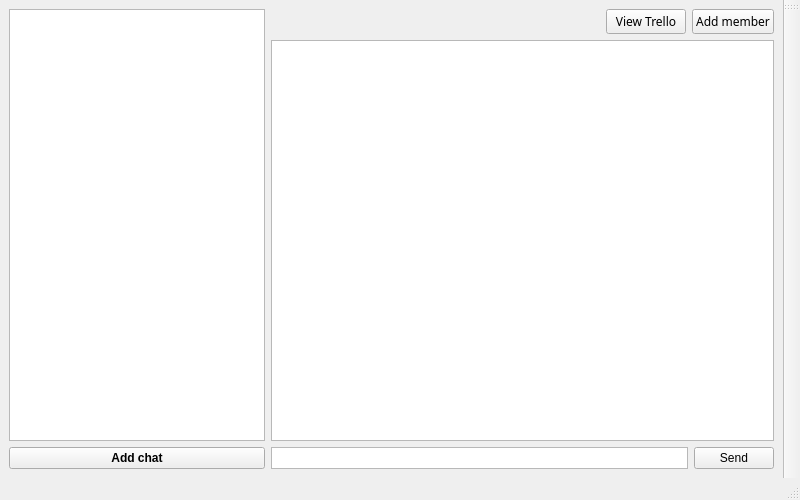
<?xml version="1.0" encoding="UTF-8"?>
<ui version="4.0">
 <class>MainWindow</class>
 <widget class="QMainWindow" name="MainWindow">
  <property name="geometry">
   <rect>
    <x>0</x>
    <y>0</y>
    <width>800</width>
    <height>500</height>
   </rect>
  </property>
  <property name="windowTitle">
   <string>MainWindow</string>
  </property>
  <widget class="QWidget" name="centralwidget">
   <layout class="QGridLayout" name="gridLayout_2">
    <property name="sizeConstraint">
     <enum>QLayout::SetMaximumSize</enum>
    </property>
    <item row="0" column="0">
     <layout class="QVBoxLayout" name="verticalLayout_3">
      <property name="sizeConstraint">
       <enum>QLayout::SetDefaultConstraint</enum>
      </property>
      <item>
       <widget class="QListWidget" name="listWidget_2">
        <property name="sizePolicy">
         <sizepolicy hsizetype="Maximum" vsizetype="Expanding">
          <horstretch>0</horstretch>
          <verstretch>0</verstretch>
         </sizepolicy>
        </property>
       </widget>
      </item>
      <item>
       <widget class="QPushButton" name="AddChatButton">
        <property name="font">
         <font>
          <family>Microsoft JhengHei UI</family>
          <bold>true</bold>
         </font>
        </property>
        <property name="text">
         <string>Add chat</string>
        </property>
       </widget>
      </item>
     </layout>
    </item>
    <item row="0" column="1">
     <layout class="QGridLayout" name="gridLayout" rowstretch="0,0,0,0,0">
      <property name="sizeConstraint">
       <enum>QLayout::SetDefaultConstraint</enum>
      </property>
      <item row="1" column="0">
       <layout class="QHBoxLayout" name="horizontalLayout_2">
        <item>
         <widget class="QLabel" name="label">
          <property name="font">
           <font>
            <pointsize>15</pointsize>
           </font>
          </property>
          <property name="autoFillBackground">
           <bool>true</bool>
          </property>
          <property name="text">
           <string/>
          </property>
         </widget>
        </item>
        <item>
         <widget class="QPushButton" name="viewBoardsButton">
          <property name="sizePolicy">
           <sizepolicy hsizetype="Fixed" vsizetype="Fixed">
            <horstretch>0</horstretch>
            <verstretch>0</verstretch>
           </sizepolicy>
          </property>
          <property name="font">
           <font>
            <family>Microsoft JhengHei</family>
            <bold>false</bold>
           </font>
          </property>
          <property name="text">
           <string>View Trello</string>
          </property>
         </widget>
        </item>
        <item>
         <widget class="QPushButton" name="memberButton">
          <property name="sizePolicy">
           <sizepolicy hsizetype="Fixed" vsizetype="Fixed">
            <horstretch>0</horstretch>
            <verstretch>0</verstretch>
           </sizepolicy>
          </property>
          <property name="font">
           <font>
            <family>Microsoft JhengHei</family>
            <bold>false</bold>
           </font>
          </property>
          <property name="text">
           <string>Add member</string>
          </property>
         </widget>
        </item>
       </layout>
      </item>
      <item row="3" column="0">
       <widget class="QListWidget" name="listWidget">
        <property name="sizePolicy">
         <sizepolicy hsizetype="Expanding" vsizetype="Expanding">
          <horstretch>0</horstretch>
          <verstretch>0</verstretch>
         </sizepolicy>
        </property>
       </widget>
      </item>
      <item row="4" column="0">
       <layout class="QHBoxLayout" name="horizontalLayout">
        <item>
         <widget class="QTextEdit" name="textEdit">
          <property name="sizePolicy">
           <sizepolicy hsizetype="Minimum" vsizetype="Ignored">
            <horstretch>0</horstretch>
            <verstretch>0</verstretch>
           </sizepolicy>
          </property>
          <property name="frameShape">
           <enum>QFrame::StyledPanel</enum>
          </property>
          <property name="verticalScrollBarPolicy">
           <enum>Qt::ScrollBarAlwaysOff</enum>
          </property>
          <property name="horizontalScrollBarPolicy">
           <enum>Qt::ScrollBarAlwaysOff</enum>
          </property>
         </widget>
        </item>
        <item>
         <widget class="QPushButton" name="sendButton">
          <property name="sizePolicy">
           <sizepolicy hsizetype="Fixed" vsizetype="Fixed">
            <horstretch>0</horstretch>
            <verstretch>0</verstretch>
           </sizepolicy>
          </property>
          <property name="text">
           <string>Send</string>
          </property>
          <property name="shortcut">
           <string>Return</string>
          </property>
         </widget>
        </item>
       </layout>
      </item>
     </layout>
    </item>
   </layout>
  </widget>
  <widget class="QStatusBar" name="statusbar"/>
  <widget class="QToolBar" name="toolBar">
   <property name="windowTitle">
    <string>toolBar</string>
   </property>
   <attribute name="toolBarArea">
    <enum>RightToolBarArea</enum>
   </attribute>
   <attribute name="toolBarBreak">
    <bool>false</bool>
   </attribute>
  </widget>
 </widget>
 <resources/>
 <connections/>
</ui>
